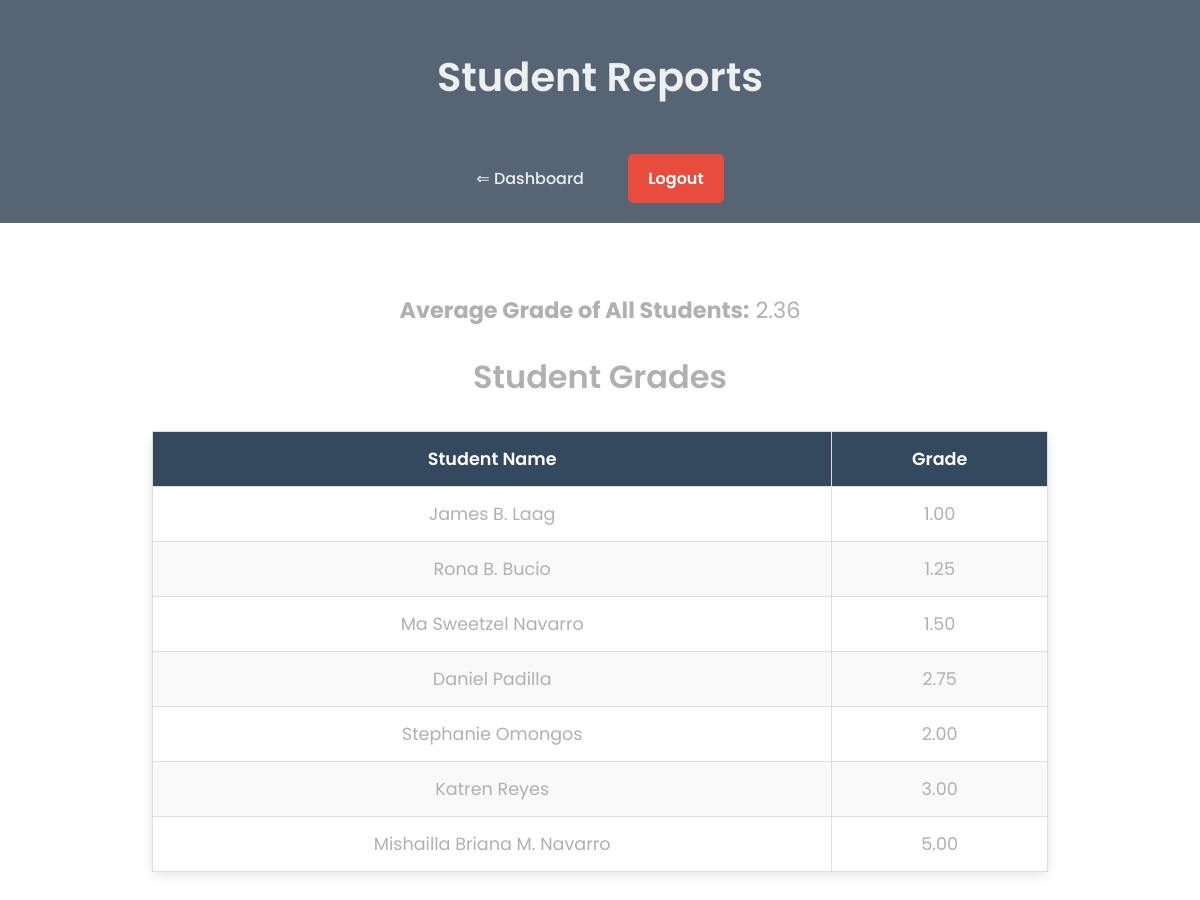
/student_reports.php (signed in), run on the app's committed database.
### tables this page shows
CREATE TABLE `grades` (
  `id` int(11) NOT NULL,
  `student_id` int(11) DEFAULT NULL,
  `course_id` int(11) DEFAULT NULL,
  `grade` decimal(5,2) DEFAULT NULL
);

### student_reports.php (the view, shortened to what this page needs)
<?php
include('db_connection.php');
$students_query = "SELECT id, name FROM students";
$students_result = mysqli_query($conn, $students_query);
$students_hash_map = [];
while ($student = mysqli_fetch_assoc($students_result)) {
    $students_hash_map[$student['id']] = $student['name'];
}
$grades_query = "SELECT student_id, grade FROM grades";
$grades_result = mysqli_query($conn, $grades_query);
$average_grade_query = "SELECT AVG(grade) AS average_grade FROM grades";
$average_grade_result = mysqli_query($conn, $average_grade_query);
$average_grade_row = mysqli_fetch_assoc($average_grade_result);
$average_grade = $average_grade_row['average_grade'];
?>
<!DOCTYPE html>
<html lang="en">
<head>
</head>
<body>
    <header>
        <h1>Student Reports</h1>
        <nav>
            <a href="dashboard.php">⇐ Dashboard</a>
            <a class="logout" href="logout.php">Logout</a>
        </nav>
    </header>
    <div class="container">
        <div class="average-grade">
            <p><strong>Average Grade of All Students:</strong> <?php echo number_format($average_grade, 2); ?></p>
        </div>
        <h2>Student Grades</h2>
        <table>
            <thead>
                <tr>
                    <th>Student Name</th>
                    <th>Grade</th>
                </tr>
            </thead>
            <tbody>
                <?php
                while ($grade = mysqli_fetch_assoc($grades_result)) {
                    $student_name = $students_hash_map[$grade['student_id']];
                    echo "<tr>
                            <td>{$student_name}</td>
                            <td>{$grade['grade']}</td>
                          </tr>";
                }
                ?>
            </tbody>
        </table>
    </div>
</body>
</html>

### student_reports.php (style rules this page uses)
body { font-family: 'Poppins', sans-serif; background-image: url('https://i.pinimg.com/originals/9d/4d/07/9d4d07ca7d591bb3cd3d9f4df2624bbf.jpg'); background-size: cover; background-position: center; background-attachment: fixed; margin: 0; padding: 0; color: #b0b0b0; }
header { background: rgba(44, 62, 80, 0.8); color: #ecf0f1; padding: 20px; text-align: center; }
h1 { font-size: 2.5rem; font-weight: 600; }
nav a { color: #ecf0f1; text-decoration: none; margin: 0 20px; font-weight: 500; font-size: 1rem; }
.average-grade { text-align: center; margin-top: 30px; font-size: 1.4rem; color: #b0b0b0; }
.logout { display: inline-block; margin-top: 20px; padding: 12px 20px; background: #e74c3c; color: white; text-decoration: none; border-radius: 5px; font-weight: 600; }
table { width: 80%; margin: 30px auto; border-collapse: collapse; background-color: #ffffff; box-shadow: 0 4px 12px rgba(0, 0, 0, 0.1); border-radius: 8px; }
th, td { padding: 14px; border: 1px solid #ddd; text-align: center; font-size: 1.1rem; color: #b0b0b0; }
th { background-color: #34495e; color: white; font-weight: 600; }
tr:nth-child(even) { background-color: #f9f9f9; }
.container { padding: 40px; }
h2 { font-size: 2rem; text-align: center; color: #b0b0b0; font-weight: 600; }

### data on the page
grades: student "James B. Laag", grade "1.00"
grades: student "Rona B. Bucio", grade "1.25"
grades: student "Ma Sweetzel Navarro", grade "1.50"
grades: student "Daniel Padilla", grade "2.75"
grades: student "Stephanie Omongos", grade "2.00"
grades: student "Katren Reyes", grade "3.00"
grades: student "Mishailla Briana M. Navarro", grade "5.00"

### other printed values
$average_grade "2.36"
